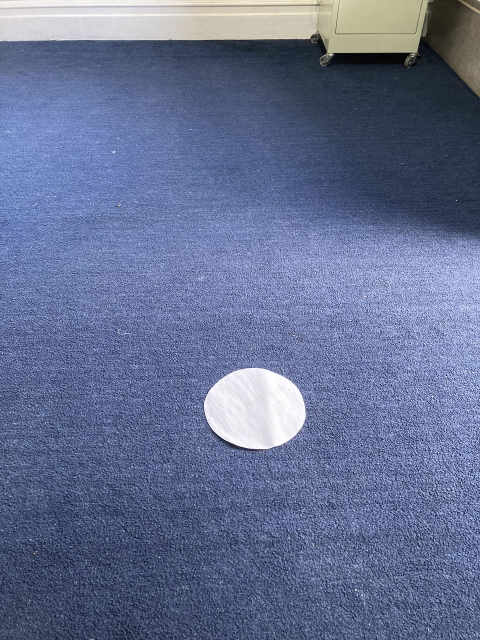
#> input picture Practice data/Calibration testing/floe_d190mm.jpg, 960 x 1280 px, found by its file name (shown at 1/2 size)
$ python Calibration.py
#> lines starting #> are read from the running program, lines starting #| are printed output that depends on the picture; after the words box and inside, x2 and y2 are one past the last pixel; in counts of white or black regions, pixels touching at a corner belong together; long printed decimals are rounded
### SEA_ICE_Functions.py
import numpy as np
import cv2
import matplotlib.pyplot as plt
from tqdm.notebook import tqdm
import logging
import math
import statistics
import time

# Configure logging to write to a log file
logging.basicConfig(
    level=logging.INFO,
    filename='sea_ice_data.log',
    filemode='w',
    format='%(asctime)s - %(levelname)s - %(message)s'
)

# [44 lines left out: functions get_meta_data, get_first_frame, nothing, not called in this run]

def initial_perspective_transform(imagefile):
    """
    This function is used to set the perspective transform of the first frame of the video
    :param imagefile: path of the first frame of the video
    :return: transformed image, scaling factor, x shift number of pixels, y shift number of pixels, width of transformed image, height of transformed image
    """

    # Read in image
    image = cv2.imread(imagefile)

    # Sizing in original image
    h, w, c = image.shape

    x = int(w/2)
    y = int(h/5)
    length = 25

    # Sizing off the trapazoid based of the camera angle above open ocean
    # The back horizontal line are what the other lines are based off
    orth_x = 10/5
    orth_y = 214/125

    # Create a black image, a window
    # Output image size
    cv2.namedWindow('image', cv2.WINDOW_AUTOSIZE)

    # Create a trackbar for scale
    cv2.createTrackbar("scale", "image", 1, 50, nothing)
    # Create a trackbar for x position
    cv2.createTrackbar("x shift", "image", 100, 1500, nothing)
    # Create a trackbar for y position
    cv2.createTrackbar("y shift", "image", 50, 1000, nothing)

    while 1:
        # Read in image
        img = cv2.imread(imagefile)

        # Get trackbar positions
        factor = cv2.getTrackbarPos("scale", "image")
        x = cv2.getTrackbarPos("x shift", "image")
        y = cv2.getTrackbarPos("y shift", "image")

        # Pixel values in original image
        T_L = [(x - (length * factor) / 2), y]
        T_R = [(x + (length * factor) / 2), y]
        B_L = [(x - (length * factor * orth_x) / 2), (y + (length * factor * orth_y))]
        B_R = [(x + (length * factor * orth_x) / 2), (y + (length * factor * orth_y))]

        # Create point matrix
        point_matrix = np.float32([T_L, T_R, B_L, B_R])

        # Draw lines to combine the points
        cv2.line(img, (int(T_L[0]), int(T_L[1])), (int(T_R[0]), int(T_R[1])), (0, 0, 255), 2)
        cv2.line(img, (int(B_L[0]), int(B_L[1])), (int(T_L[0]), int(T_L[1])), (0, 0, 255), 2)
        cv2.line(img, (int(B_R[0]), int(B_R[1])), (int(B_L[0]), int(B_L[1])), (0, 0, 255), 2)
        cv2.line(img, (int(B_R[0]), int(B_R[1])), (int(T_R[0]), int(T_R[1])), (0, 0, 255), 2)

        k = cv2.waitKey(1) & 0xFF

        if k == 27:
            print("done with K")
            break
        img = cv2.imshow('image', img)


    # Output image size of transformed image
    width, height = int(length * factor * 2), int(length * factor * 12 / 5)

    # Desired points value in output images
    converted_T_L = [0, 0]
    converted_T_R = [width, 0]
    converted_B_L = [0, height]
    converted_B_R = [width, height]

    # Convert points
    converted_points = np.float32([converted_T_L, converted_T_R,
                                   converted_B_L, converted_B_R])

    # perspective transform
    perspective_transform = cv2.getPerspectiveTransform(point_matrix, converted_points)
    image_trans = cv2.warpPerspective(image, perspective_transform, (width, height))
    cv2.imwrite(str("image_trans.jpg"), image_trans)
    cv2.imshow("transformed Image", image_trans)
    cv2.waitKey(0)

    cv2.destroyAllWindows()

    return image_trans, factor, x, y, width, height

# [51 lines left out: function perspective_transform, not called in this run]

def set_threshold():
    """
    This function is used to set the threshold for the ice concentration
    :return: the threshold value
    """

    # Create a black image, a window
    width, height = 500, 600
    cv2.namedWindow('image')

    # Create a trackbar for threshold
    cv2.createTrackbar("threshold", "image", 127, 255, nothing)

    # Kernal for opening
    kernal = np.ones((5, 5), np.uint8)

    while 1:
        # Read in image
        img = cv2.imread("image_trans.jpg")  # np.zeros((300,512,3), np.uint8) #

        # Convert to grayscale
        imgray = cv2.cvtColor(img, cv2.COLOR_BGR2GRAY)

        # Get trackbar position
        threshold = cv2.getTrackbarPos("threshold", "image")

        # Select the font
        font = cv2.FONT_HERSHEY_SIMPLEX

        # Find threshold
        ret, thresh = cv2.threshold(imgray, threshold, 4, 0)  # detect only the specified range

        # Opening
        thresh = cv2.morphologyEx(thresh, cv2.MORPH_OPEN, kernal)

        # Find contours
        contours, hierarchy = cv2.findContours(thresh, cv2.RETR_EXTERNAL, cv2.CHAIN_APPROX_NONE)  # Only retrieves the extreme outer contours

        con_area = []
        for j in contours:
            area = cv2.contourArea(j)

            if area > 200:
                con_area.append(area / 700)

        # Draw contours
        cv2.drawContours(img, contours, -1, (255, 0, 0), 1)

        cv2.putText(img, str("Number of contours = " + str(len(con_area))), (50, 100), font, 0.8, (0, 0, 255))
        cv2.putText(img, str("Ice concentration in % =" + str(round(100 * (sum(con_area)) / ((img.shape[0]) * img.shape[1] / 700), 2))), (50, 130), font, 0.8,(0, 0, 255))

        k = cv2.waitKey(1) & 0xFF

        if k == 27:
            print("done with K")
            break
        img = cv2.imshow('image', img)

    cv2.destroyAllWindows()

    return threshold

# [340 lines left out: functions find_outliers, analysis, create_video, plotting, capture_image, not called in this run]

### Calibration.py
from SEA_ICE_Functions import *

def main():
    real_area = float(input("Enter the real area of the test subject in m^2: "))
#> the answer given: 100

    # capture image from the camera
    # frame, frame_path = capture_image()

    # Alternatively, use a downloaded picture
    frame_path = "/Users/oscarliss/Desktop/LSSOSC001_MEC4128S/Practice data/Calibration testing/floe_d190mm.jpg"

    # Perspective transform
    image_trans, factor, x, y, width, height = initial_perspective_transform(frame_path)
#> in initial_perspective_transform, image is the input picture: shape (1280, 960, 3); mean B, G, R 146.2, 112.5, 100.5
#> in initial_perspective_transform, `cv2.line(img, (int(T_L[0]), int(T_L[1])), (int(T_R[0]), int(T_R[1])), ..`: img: shape (1280, 960, 3); 0.01% of pixels changed, all inside (x1, y1, x2, y2) = (86, 49, 114, 52)
#> in initial_perspective_transform, `cv2.line(img, (int(B_L[0]), int(B_L[1])), (int(T_L[0]), int(T_L[1])), ..`: img: shape (1280, 960, 3); mean B, G, R 146.2, 112.5, 100.5
#> in initial_perspective_transform, `cv2.line(img, (int(B_R[0]), int(B_R[1])), (int(B_L[0]), int(B_L[1])), ..`: img: shape (1280, 960, 3); mean B, G, R 146.2, 112.5, 100.5
#> in initial_perspective_transform, `cv2.line(img, (int(B_R[0]), int(B_R[1])), (int(T_R[0]), int(T_R[1])), ..`: img: shape (1280, 960, 3); mean B, G, R 146.2, 112.4, 100.5
#> (key Esc is pressed here)
#> in initial_perspective_transform, `image_trans = cv2.warpPerspective(image, perspective_transform, (width..`:
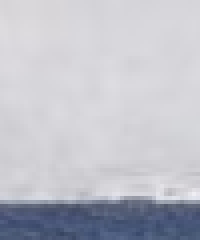
#> image_trans: shape (60, 50, 3) (shown 4 times larger); mean B, G, R 201.1, 192.3, 191.1
#> factor = 1; x = 100; y = 50; width = 50; height = 60

    # Set threshold
    threshold = set_threshold()
#> in set_threshold, `imgray = cv2.cvtColor(img, cv2.COLOR_BGR2GRAY)`:
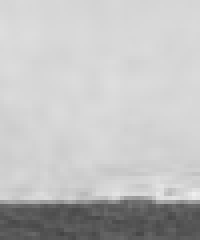
#> imgray: shape (60, 50) (shown 4 times larger); min 68, max 238, mean 193
#> in set_threshold, `ret, thresh = cv2.threshold(imgray, threshold, 4, 0)`:
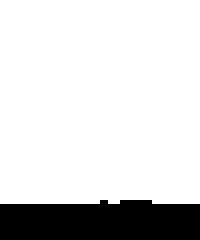
#> thresh: shape (60, 50) (shown 4 times larger); values 0 (black) and 4 (white), 84.7% white; 1 black region, box (x1, y1, x2, y2) and area: (0, 50, 50, 60) 460
#> in set_threshold, `ret, thresh = cv2.threshold(imgray, threshold, 4, 0)`: ret = 127
#> in set_threshold, `thresh = cv2.morphologyEx(thresh, cv2.MORPH_OPEN, kernal)`: thresh: shape (60, 50); values 0 (black) and 4 (white), 84.6% white; 1 black region
#> in set_threshold, `contours, hierarchy = cv2.findContours(thresh, cv2.RETR_EXTERNAL, cv2...`: contours = 1 contour; box (x1, y1, x2, y2) and area: (0, 0, 50, 51) 2437
#> the loop in set_threshold, `for j in contours:` made 1 pass
#> area on pass 1: 2437
#> after the loop in set_threshold, `for j in contours:`: con_area = [3.48]
#> in set_threshold, `cv2.drawContours(img, contours, -1, (255, 0, 0), 1)`:
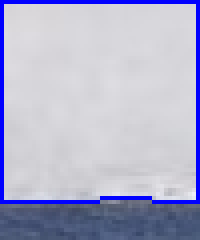
#> img: shape (60, 50, 3) (shown 4 times larger); mean B, G, R 204.4, 179.1, 178
#> (key Esc is pressed here)

    # Convert to grayscale
    imgray = cv2.cvtColor(image_trans, cv2.COLOR_BGR2GRAY)

    # Find threshold
    ret, thresh = cv2.threshold(imgray, threshold, 4, 0)  # detect only the specified range
#> ret = 127

    # Find contours
    contours, hierarchy = cv2.findContours(thresh, cv2.RETR_EXTERNAL, cv2.CHAIN_APPROX_NONE)
#> contours = 1 contour; box (x1, y1, x2, y2) and area: (0, 0, 50, 51) 2440

    # Initialize variables to keep track of the largest contour and its area
    largest_contour = None
    largest_area = 0

    # Iterate through the contours to find the largest one
    for contour in contours:
        area = cv2.contourArea(contour)
        if area > largest_area:
            largest_area = area
            largest_contour = contour
#> this loop made 1 pass
#> (area, largest_area) on pass 1: (2440, 2440)
#> after the loop, largest_area = 2440; largest_contour = contour of 198 points, box (x1, y1, x2, y2) (0, 0, 50, 51), area 2440

    # Calculate the pixel area ratio
    pixel_area_ratio = real_area / largest_area
#> pixel_area_ratio = 0.041
    print("The pixel area ratio is", pixel_area_ratio)
#| The pixel area ratio is 0.04098

    # Draw contours inliers
    cv2.drawContours(image_trans, largest_contour, -1, (0, 0, 255), 2)
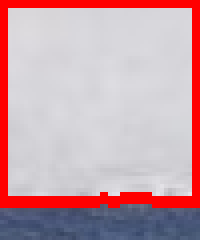
#> image_trans: shape (60, 50, 3) (shown 4 times larger); 14.6% of pixels changed, all inside (x1, y1, x2, y2) = (0, 0, 50, 52)

    cv2.imshow('Test image', image_trans)
    cv2.waitKey(0)


if __name__ == "__main__":
    main()
